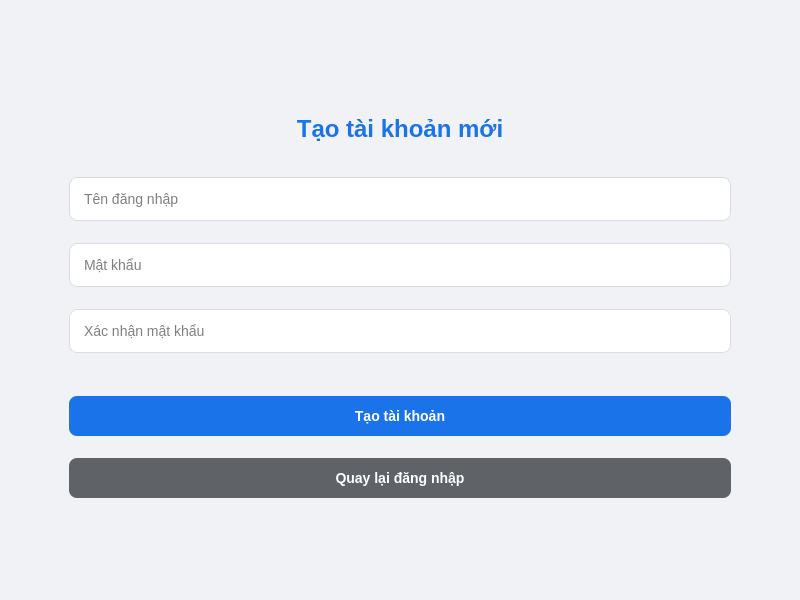
<?xml version="1.0" encoding="UTF-8"?>
<ui version="4.0">
 <class>CreateAccount</class>
 <widget class="QMainWindow" name="CreateAccount">
  <property name="geometry">
   <rect>
    <x>0</x>
    <y>0</y>
    <width>800</width>
    <height>600</height>
   </rect>
  </property>
  <property name="styleSheet">
   <string>
    QMainWindow {
      background-color: #f0f2f5;
    }
    QLabel#title {
      font-size: 24px;
      color: #1a73e8;
      margin: 20px;
      font-weight: bold;
    }
    QLineEdit {
      padding: 12px;
      border: 1px solid #dadce0;
      border-radius: 8px;
      font-size: 14px;
      margin: 8px 60px;
      background: white;
    }
    QLineEdit:focus {
      border: 2px solid #1a73e8;
    }
    QPushButton {
      background-color: #1a73e8;
      color: white;
      border: none;
      border-radius: 8px;
      padding: 12px;
      font-size: 14px;
      margin: 8px 60px;
      font-weight: bold;
    }
    QPushButton:hover {
      background-color: #1557b0;
    }
    QPushButton#back_button {
      background-color: #5f6368;
    }
    QPushButton#back_button:hover {
      background-color: #494c50;
    }
    QLabel#error_label {
      color: #d93025;
      font-size: 13px;
      margin: 0px 60px;
    }
   </string>
  </property>
  <widget class="QWidget" name="centralwidget">
   <layout class="QVBoxLayout" name="verticalLayout">
    <item>
     <spacer name="verticalSpacer_top">
      <property name="orientation">
       <enum>Qt::Vertical</enum>
      </property>
      <property name="sizeHint" stdset="0">
        <size>
         <width>20</width>
         <height>40</height>
        </size>
      </property>
     </spacer>
    </item>
    <item>
     <widget class="QLabel" name="title">
      <property name="text">
       <string>Tạo tài khoản mới</string>
      </property>
      <property name="alignment">
       <set>Qt::AlignCenter</set>
      </property>
     </widget>
    </item>
    <item>
     <widget class="QLineEdit" name="username">
      <property name="placeholderText">
       <string>Tên đăng nhập</string>
      </property>
      <property name="maxLength">
       <number>50</number>
      </property>
     </widget>
    </item>
    <item>
     <widget class="QLineEdit" name="password">
      <property name="placeholderText">
       <string>Mật khẩu</string>
      </property>
      <property name="maxLength">
       <number>50</number>
      </property>
     </widget>
    </item>
    <item>
     <widget class="QLineEdit" name="confirm_password">
      <property name="placeholderText">
       <string>Xác nhận mật khẩu</string>
      </property>
      <property name="maxLength">
       <number>50</number>
      </property>
     </widget>
    </item>
    <item>
     <widget class="QLabel" name="error_label">
      <property name="text">
       <string/>
      </property>
      <property name="alignment">
       <set>Qt::AlignCenter</set>
      </property>
      <property name="wordWrap">
       <bool>true</bool>
      </property>
      <property name="margin">
       <number>10</number>
      </property>
     </widget>
    </item>
    <item>
     <widget class="QPushButton" name="create_button">
      <property name="text">
       <string>Tạo tài khoản</string>
      </property>
      <property name="cursor">
       <cursorShape>PointingHandCursor</cursorShape>
      </property>
     </widget>
    </item>
    <item>
     <widget class="QPushButton" name="back_button">
      <property name="text">
       <string>Quay lại đăng nhập</string>
      </property>
      <property name="cursor">
       <cursorShape>PointingHandCursor</cursorShape>
      </property>
     </widget>
    </item>
    <item>
     <spacer name="verticalSpacer_bottom">
      <property name="orientation">
       <enum>Qt::Vertical</enum>
      </property>
      <property name="sizeHint" stdset="0">
        <size>
         <width>20</width>
         <height>40</height>
        </size>
      </property>
     </spacer>
    </item>
   </layout>
  </widget>
 </widget>
</ui> 
